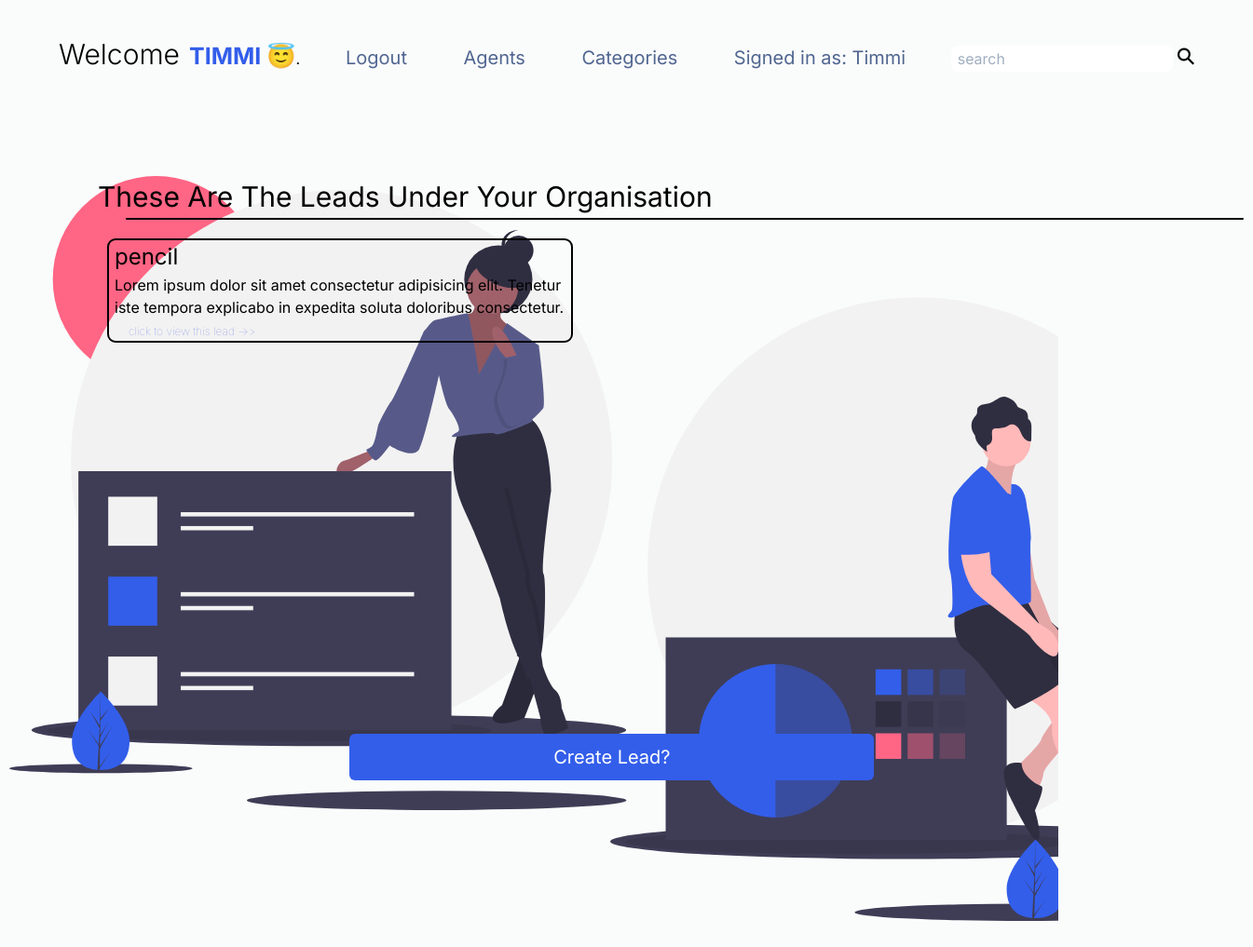
Page /lead-list (signed in) on the earlier database version.
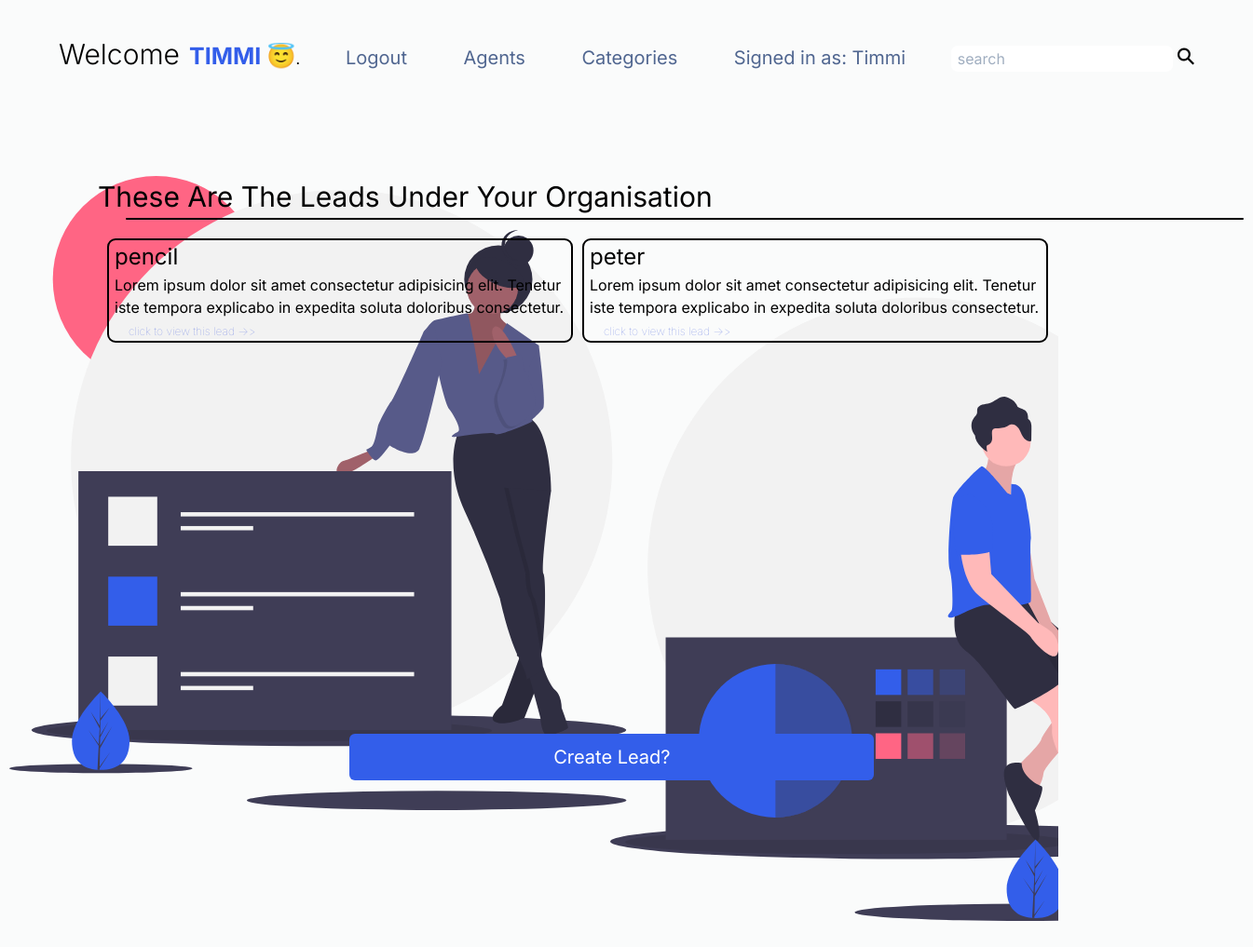
Same page on the later database version.
### CRMapp/models.py (models this page shows, shortened)
class Lead(models.Model):
    first_name = models.CharField(max_length=20)
    last_name = models.CharField(max_length=20)
    age = models.IntegerField(default=0)
    descripton = models.TextField(null=True, blank=True)
    agent = models.ForeignKey("Agent", on_delete=models.SET_NULL, null=True, blank=True)
    date_added = models.DateTimeField(auto_now_add=True)
    organisation = models.ForeignKey("Auto", on_delete=models.CASCADE)
    category = models.ForeignKey("Category", on_delete=models.SET_NULL, null=True, blank=True, related_name='leads')
    created_at = models.DateTimeField(default=datetime.now, blank=True, null=True)

### CRMapp/views.py (the view)
# urls.py: path('lead-list', views.Lead_list.as_view(), name='lead-list'),
class Lead_list(LoginRequiredMixin, generic.ListView):
    template_name = 'lead-list.html'
    context_object_name = "leads"
    def get_queryset(self):
        if self.request.user.is_organisor:
            queryset = Lead.objects.filter(organisation = self.request.user.auto, agent__isnull=False)
        else:
            queryset = Lead.objects.filter(agent = self.request.user.agent)
        return queryset
    def get_context_data(self, **kwargs):
        context = super(Lead_list, self).get_context_data(**kwargs)
        if self.request.user.is_organisor:
            queryset=Lead.objects.filter(organisation=self.request.user.auto, agent__isnull=True)
            context.update(
                {
                    'unassigned_leads':queryset,
                }
            )
        return context

### CRMapp/templates/lead-list.html (shortened to what this page needs)
<!DOCTYPE html>
<html lang="en">
<head>
    <link href="https://unpkg.com/tailwindcss@^1.0/dist/tailwind.min.css" rel="stylesheet">
    {% load static %}
    <link rel="stylesheet" href="{% static 'styles.css' %}">
</head>
<body>
    <nav>
        <h1 class="hello">Welcome</h1>
        <span>{{request.user.username}} &#128519;</span>.
        <div class="nav-contents">
            <ul>
               <li><a href="{% url 'logout' %}">Logout</a></li>
               {% if request.user.is_organisor %}
               <li><a  href="{% url 'agents:agent-list' %}">Agents</a></li>
               {% endif %}
               {% if request.user.is_organisor %}
               <li><a  href="{% url 'leads:category' %}">Categories</a></li>
               {% endif %}
               <li>Signed in as: <span style="text-transform: capitalize;">{{request.user.username}}</span></li>
            </ul>
        </div>
            <div class="search">
                <input type="search" placeholder=" search">
                <button><div class="search-icon">&#9906;</div></button>
            </div>
    </nav>
<div class="background-img">
    <div class="container">
        {% if request.user.is_organisor %}
        <p id="text-p">These are the Leads under your organisation</p>
        {% else %}
        <p id="text-p">These are the Leads for your management</p>
        {% endif %}
        <div class="lead">
                {% for lead in leads %}
                <p>
                    <a class="text-2xl">{{lead.first_name}}</a><br>
                    <a>
                        Lorem ipsum dolor sit amet consectetur adipisicing elit. Tenetur
                        iste tempora explicabo in expedita soluta doloribus consectetur.
                    </a><br>
                    <span class="text"><a href="{% url 'leads:lead-detail' lead.id %}">click to view this lead ->></a></span>
                </p>
                {% endfor %}
            </div>
        <div class="bottom">
            {% if request.user.is_organisor %}
            <a href="{% url 'leads:lead-create' %}"><button class="w-full text-black hover:bg-blue-500  px-3 py-2 rounded-md">Create Lead?</button></a>
            {% endif %}
        </div>
    </div>
</div>
</body>
</html>

Differences in the rows shown:
added Lead: first_name "peter"
